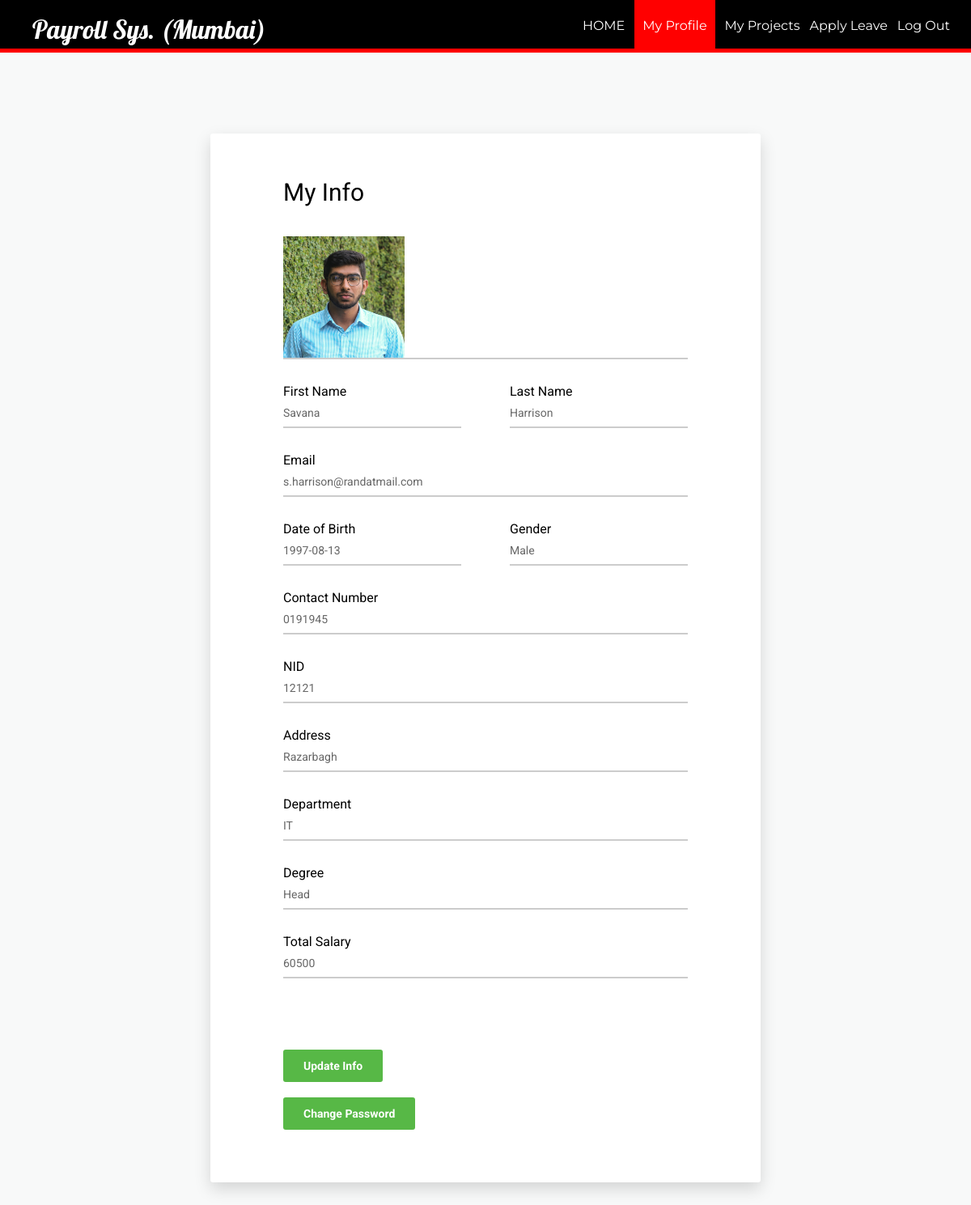
Screenshot of /mumbai/myprofile.php?id=101 with the database file from the repository.
### tables this page shows
CREATE TABLE `employee` (
  `id` int(11) NOT NULL,
  `firstName` varchar(100) NOT NULL,
  `lastName` varchar(100) NOT NULL,
  `email` varchar(100) NOT NULL,
  `password` text NOT NULL,
  `birthday` date NOT NULL,
  `gender` varchar(10) NOT NULL,
  `contact` varchar(20) NOT NULL,
  `nid` int(20) NOT NULL,
  `address` varchar(100) DEFAULT NULL,
  `dept` varchar(100) NOT NULL,
  `degree` varchar(100) NOT NULL,
  `pic` text NOT NULL
);

CREATE TABLE `salary` (
  `id` int(11) NOT NULL,
  `base` int(11) NOT NULL,
  `bonus` int(11) DEFAULT NULL,
  `total` int(11) DEFAULT NULL
);

### mumbai/myprofile.php (the view, shortened to what this page needs)
<?php
require_once ('process/dbh_mumbai.php');
  $id = (isset($_GET['id']) ? $_GET['id'] : '');
  $sql = "SELECT * from `employee` WHERE id=$id";
  $sql2 = "SELECT total from `salary` WHERE id = $id";
  $result = mysqli_query($conn, $sql);
  $result2 = mysqli_query($conn , $sql2);
  $salary = mysqli_fetch_array($result2);
  $empS = ($salary['total']);
  if($result){
  while($res = mysqli_fetch_assoc($result)){
  $firstname = $res['firstName'];
  $lastname = $res['lastName'];
  $email = $res['email'];
  $contact = $res['contact'];
  $address = $res['address'];
  $gender = $res['gender'];
  $birthday = $res['birthday'];
  $nid = $res['nid'];
  $dept = $res['dept'];
  $degree = $res['degree'];
  $pic = $res['pic'];
}
}
?>
<html>
<head>
    <link href="vendor/mdi-font/css/material-design-iconic-font.min.css" rel="stylesheet" media="all">
    <link href="vendor/font-awesome-4.7/css/font-awesome.min.css" rel="stylesheet" media="all">
    <link href="vendor/select2/select2.min.css" rel="stylesheet" media="all">
    <link href="vendor/datepicker/daterangepicker.css" rel="stylesheet" media="all">
    <link href="css/main.css" rel="stylesheet" media="all">
</head>
<body>
  <header>
    <nav>
      <h1>Payroll Sys. (Mumbai)</h1>
      <ul id="navli">
        <li><a class="homeblack" href="eloginwel.php?id=<?php echo $id?>"">HOME</a></li>
        <li><a class="homered" href="myprofile.php?id=<?php echo $id?>"">My Profile</a></li>
        <li><a class="homeblack" href="empproject.php?id=<?php echo $id?>"">My Projects</a></li>
        <li><a class="homeblack" href="applyleave.php?id=<?php echo $id?>"">Apply Leave</a></li>
        <li><a class="homeblack" href="elogin.php">Log Out</a></li>
      </ul>
    </nav>
  </header>
  <div class="divider"></div>
  <div class="page-wrapper bg-blue p-t-100 p-b-100 font-robo">
        <div class="wrapper wrapper--w680">
            <div class="card card-1">
                <div class="card-body">
                    <h2 class="title">My Info</h2>
                    <form method="POST" action="myprofileup.php?id=<?php echo $id?>" >
                        <div class="input-group">
                          <img src="process/<?php echo $pic;?>" height = 150px width = 150px>
                        </div>
                        <div class="row row-space">
                            <div class="col-2">
                                <div class="input-group">
                                  <p>First Name</p>
                                     <input class="input--style-1" type="text" name="firstName" value="<?php echo $firstname;?>" readonly >
                                </div>
                            </div>
                            <div class="col-2">
                                <div class="input-group">
                                  <p>Last Name</p>
                                    <input class="input--style-1" type="text" name="lastName" value="<?php echo $lastname;?>" readonly>
                                </div>
                            </div>
                        </div>
                        <div class="input-group">
                          <p>Email</p>
                            <input class="input--style-1" type="email"  name="email" value="<?php echo $email;?>" readonly>
                        </div>
                        <div class="row row-space">
                            <div class="col-2">
                                <div class="input-group">
                                  <p>Date of Birth</p>
                                    <input class="input--style-1" type="text" name="birthday" value="<?php echo $birthday;?>" readonly>
                                </div>
                            </div>
                            <div class="col-2">
                                <div class="input-group">
                                  <p>Gender</p>
                                  <input class="input--style-1" type="text" name="gender" value="<?php echo $gender;?>" readonly>
                                </div>
                            </div>
                        </div>
                        <div class="input-group">
                          <p>Contact Number</p>
                            <input class="input--style-1" type="number" name="contact" value="<?php echo $contact;?>" readonly>
                        </div>
                        <div class="input-group">
                          <p>NID</p>
                            <input class="input--style-1" type="number" name="nid" value="<?php echo $nid;?>" readonly>
                        </div>
                         <div class="input-group">
                          <p>Address</p>
                            <input class="input--style-1" type="text"  name="address" value="<?php echo $address;?>" readonly>
                        </div>
                        <div class="input-group">
                          <p>Department</p>
                            <input class="input--style-1" type="text" name="dept" value="<?php echo $dept;?>" readonly>
                        </div>
                        <div class="input-group">
                          <p>Degree</p>
                            <input class="input--style-1" type="text" name="degree" value="<?php echo $degree;?>" readonly>
                        </div>
                        <div class="input-group">
                          <p>Total Salary</p>
                            <input class="input--style-1" type="text" name="degree" value="<?php echo $empS;?>" readonly>
                        </div>
                        <input type="hidden" name="id" id="textField" value="<?php echo $id;?>" required="required"><br><br>
                        <div class="p-t-20">
                            <button class="btn btn--radius btn--green"  name="send" >Update Info</button>
                        </div>
                    </form>
                    <br>
                    <button class="btn btn--radius btn--green" onclick="window.location.href = 'changepassemp.php?id=<?php echo $id?>';">Change Password</button>
                </div>
            </div>
        </div>
    </div>
</body>
</html>

### mumbai/css/main.css (style rules this page uses)
body { margin: 0px; }
header { background: black; color: white; padding: 16px 20px 6px 40px; height: 60px; }
header h1 { display: inline; font-family: 'Lobster', cursive; font-weight: 400; font-size: 32px; float: left; margin-top: 0px; margin-right: 10px; }
nav ul { display: inline; padding: 6px; float: right; }
nav ul li { display: inline-block; list-style-type: none; color: white; float: left; margin-left: 12px; }
nav ul li a { color: white; text-decoration: none; }
#navli { font-family: 'Montserrat', sans-serif; }
.homered { background-color: red; padding: 30px 10px 22px 10px; }
.divider { background-color: red; height: 5px; }
.font-robo { font-family: "Roboto", "Arial", "Helvetica Neue", sans-serif; }
.row { display: -webkit-box; display: -webkit-flex; display: -moz-box; display: -ms-flexbox; display: flex; -webkit-flex-wrap: wrap; -ms-flex-wrap: wrap; flex-wrap: wrap; }
.row-space { -webkit-box-pack: justify; -webkit-justify-content: space-between; -moz-box-pack: justify; -ms-flex-pack: justify; justify-content: space-between; }
.col-2 { width: -webkit-calc((100% - 60px) / 2); width: -moz-calc((100% - 60px) / 2); width: calc((100% - 60px) / 2); }
html { -webkit-box-sizing: border-box; -moz-box-sizing: border-box; box-sizing: border-box; }
* { padding: 0; margin: 0; }
*, *:before, *:after { -webkit-box-sizing: inherit; -moz-box-sizing: inherit; box-sizing: inherit; }
h2, h3, h4, h5, h6, blockquote, p, pre, dl, dd, ol, ul, figure, hr, fieldset, legend { margin: 0; padding: 0; }
button { outline: none; background: none; border: none; }
.page-wrapper { min-height: 100vh; }
h1, h2, h3, h4, h5, h6 { font-weight: 400; }
h1 { font-size: 36px; }
h2 { font-size: 30px; }
.bg-blue { background: #F8F9F9; }
.p-t-100 { padding-top: 100px; }
.p-t-20 { padding-top: 20px; }
.p-b-100 { padding-bottom: 100px; }
.wrapper { margin: 0 auto; }
.wrapper--w680 { max-width: 680px; }
.btn { line-height: 40px; display: inline-block; padding: 0 25px; cursor: pointer; font-family: "Roboto", "Arial", "Helvetica Neue", sans-serif; color: #fff; -webkit-transition: all 0.4s ease; -o-transition: all 0.4s ease; -moz-transition: all 0.4s ease; transition: all 0.4s ease; font-size: 14px; font-weight: 700; }
.btn--radius { -webkit-border-radius: 3px; -moz-border-radius: 3px; border-radius: 3px; }
.btn--green { background: #57b846; }
input { outline: none; margin: 0; border: none; -webkit-box-shadow: none; -moz-box-shadow: none; box-shadow: none; width: 100%; font-size: 14px; font-family: inherit; }
.input-group { position: relative; margin-bottom: 30px; border-bottom: 2px solid #ccc; }
.input--style-1 { padding: 9px 0; color: #666; }
.title { margin-bottom: 37px; }
.card { overflow: hidden; -webkit-border-radius: 3px; -moz-border-radius: 3px; border-radius: 3px; background: #fff; }
.card-1 { -webkit-box-shadow: 0px 8px 20px 0px rgba(0, 0, 0, 0.15); -moz-box-shadow: 0px 8px 20px 0px rgba(0, 0, 0, 0.15); box-shadow: 0px 8px 20px 0px rgba(0, 0, 0, 0.15); }
.card-1 .card-body { padding: 0 90px; padding-top: 55px; padding-bottom: 65px; }

### rows the page displays
employee: pic (picture), firstName "Savana", lastName "Harrison", email "s.harrison@randatmail.com", birthday "1997-08-13", gender "Male", contact "0191945", nid "12121", address "Razarbagh", dept "IT", degree "Head"
salary: degree "60500"
